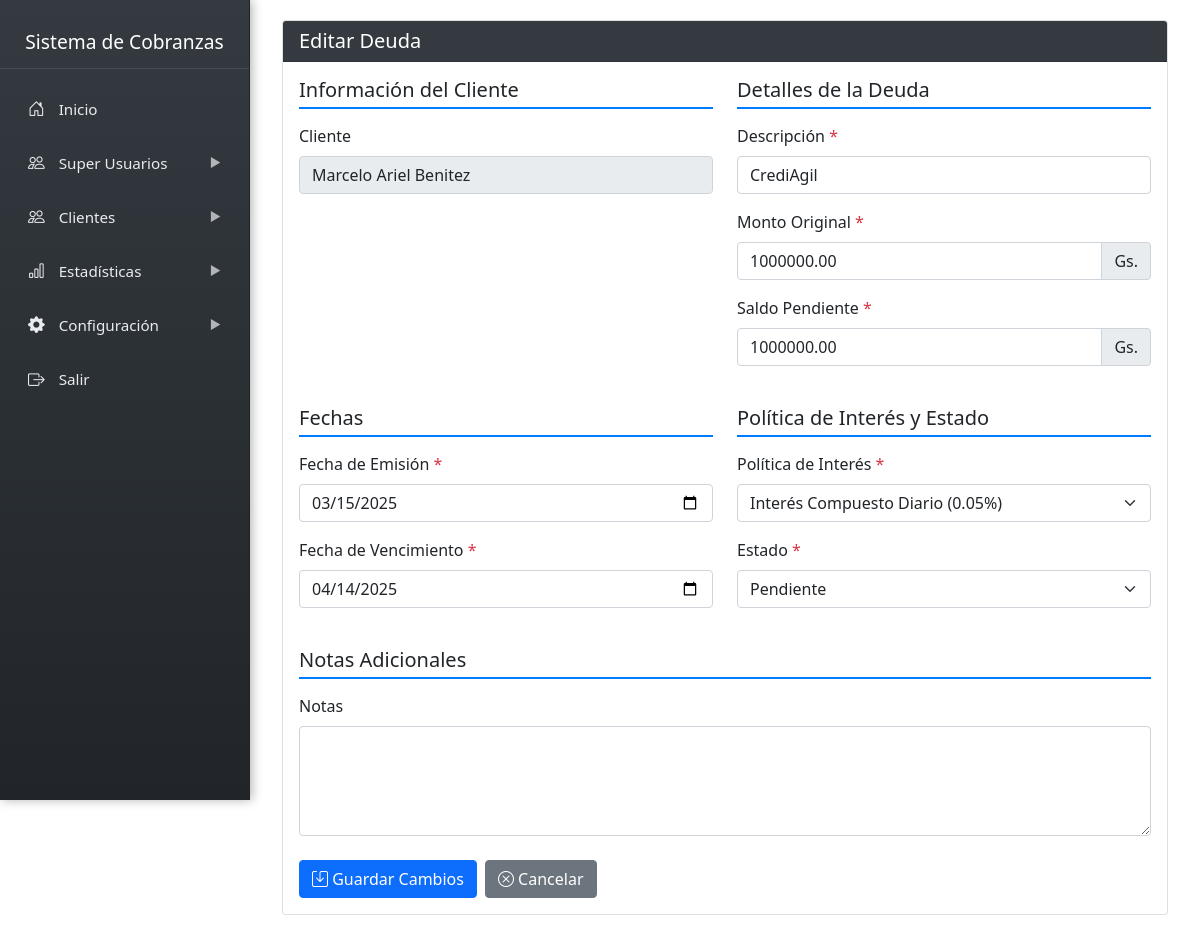
The app's page /admin/sidebar/clientes/deudas/editar_deuda.php?id=1 with its own data.
### tables this page shows
CREATE TABLE `deudas` (
  `id` int NOT NULL,
  `cliente_id` int NOT NULL,
  `politica_interes_id` int NOT NULL,
  `notas` text,
  `monto` decimal(12,2) NOT NULL,
  `cuotas` int NOT NULL DEFAULT '1',
  `fecha_emision` date NOT NULL,
  `saldo_pendiente` decimal(12,2) NOT NULL,
  `descripcion` text,
  `fecha_vencimiento` date NOT NULL,
  `estado` enum('pendiente','pagado','vencido','cancelado') DEFAULT 'pendiente',
  `created_at` timestamp NULL DEFAULT CURRENT_TIMESTAMP,
  `monto_cuota` decimal(12,2) GENERATED ALWAYS AS ((`monto` / `cuotas`)) STORED
);

CREATE TABLE `clientes` (
  `id` int NOT NULL,
  `nombre` varchar(200) NOT NULL,
  `identificacion` varchar(20) DEFAULT NULL,
  `direccion` text,
  `ubicacion_link` text,
  `telefono` varchar(20) DEFAULT NULL,
  `email` varchar(100) DEFAULT NULL,
  `created_at` timestamp NULL DEFAULT CURRENT_TIMESTAMP,
  `imagen` varchar(255) NOT NULL DEFAULT 'default.png',
  `password` varchar(255) DEFAULT NULL
);

### admin/sidebar/clientes/deudas/editar_deuda.php (the view, shortened to what this page needs)
<?php
include '../../../../admin/include/sidebar.php';
require_once '../../cnx.php';
$deuda_id = $_GET['id'];
$query = "SELECT d.*, c.nombre as cliente_nombre, c.id as cliente_id,
          p.nombre as politica_nombre, p.id as politica_id
          FROM deudas d
          JOIN clientes c ON d.cliente_id = c.id
          JOIN politicas_interes p ON d.politica_interes_id = p.id
          WHERE d.id = ?";
$stmt = $conn->prepare($query);
$stmt->bind_param("i", $deuda_id);
$stmt->execute();
$result = $stmt->get_result();
$deuda = $result->fetch_assoc();
$query_politicas = "SELECT * FROM politicas_interes ORDER BY nombre";
$result_politicas = $conn->query($query_politicas);
?>
<!DOCTYPE html>
<html lang="es">
<head>
</head>
<body>
    <div class="content-wrapper">
        <div class="container-fluid">
            <div class="row mb-4">
                <div class="col-md-12">
                    <div class="card">
                        <div class="card-header bg-custom text-white">
                            <h5 class="mb-0">Editar Deuda</h5>
                        </div>
                        <div class="card-body">
                            <form method="POST" action="">
                                <div class="row mb-4">
                                    <div class="col-md-6">
                                        <h5 class="info-section-title">Información del Cliente</h5>
                                        <div class="mb-3">
                                            <label class="form-label">Cliente</label>
                                            <input type="text" class="form-control" value="<?php echo htmlspecialchars($deuda['cliente_nombre']); ?>" readonly>
                                        </div>
                                    </div>
                                    <div class="col-md-6">
                                        <h5 class="info-section-title">Detalles de la Deuda</h5>
                                        <div class="mb-3">
                                            <label for="descripcion" class="form-label">Descripción <span class="text-danger">*</span></label>
                                            <input type="text" class="form-control" id="descripcion" name="descripcion" value="<?php echo htmlspecialchars($deuda['descripcion']); ?>" required>
                                        </div>
                                        <div class="mb-3">
                                            <label for="monto" class="form-label">Monto Original <span class="text-danger">*</span></label>
                                            <div class="input-group">
                                                <input type="number" class="form-control" id="monto" name="monto" value="<?php echo $deuda['monto']; ?>" required>
                                                <span class="input-group-text">Gs.</span>
                                            </div>
                                        </div>
                                        <div class="mb-3">
                                            <label for="saldo_pendiente" class="form-label">Saldo Pendiente <span class="text-danger">*</span></label>
                                            <div class="input-group">
                                                <input type="number" class="form-control" id="saldo_pendiente" name="saldo_pendiente" value="<?php echo $deuda['saldo_pendiente']; ?>" required>
                                                <span class="input-group-text">Gs.</span>
                                            </div>
                                        </div>
                                    </div>
                                </div>
                                <div class="row mb-4">
                                    <div class="col-md-6">
                                        <h5 class="info-section-title">Fechas</h5>
                                        <div class="mb-3">
                                            <label for="fecha_emision" class="form-label">Fecha de Emisión <span class="text-danger">*</span></label>
                                            <input type="date" class="form-control" id="fecha_emision" name="fecha_emision" value="<?php echo $deuda['fecha_emision']; ?>" required>
                                        </div>
                                        <div class="mb-3">
                                            <label for="fecha_vencimiento" class="form-label">Fecha de Vencimiento <span class="text-danger">*</span></label>
                                            <input type="date" class="form-control" id="fecha_vencimiento" name="fecha_vencimiento" value="<?php echo $deuda['fecha_vencimiento']; ?>" required>
                                        </div>
                                    </div>
                                    <div class="col-md-6">
                                        <h5 class="info-section-title">Política de Interés y Estado</h5>
                                        <div class="mb-3">
                                            <label for="politica_id" class="form-label">Política de Interés <span class="text-danger">*</span></label>
                                            <select class="form-select" id="politica_id" name="politica_id" required>
                                                <?php while($politica = $result_politicas->fetch_assoc()): ?>
                                                <option value="<?php echo $politica['id']; ?>" <?php echo ($politica['id'] == $deuda['politica_id']) ? 'selected' : ''; ?>>
                                                    <?php echo htmlspecialchars($politica['nombre']); ?> (<?php echo $politica['tasa']; ?>%)
                                                </option>
                                                <?php endwhile; ?>
                                            </select>
                                        </div>
                                        <div class="mb-3">
                                            <label for="estado" class="form-label">Estado <span class="text-danger">*</span></label>
                                            <select class="form-select" id="estado" name="estado" required>
                                                <option value="pendiente" <?php echo ($deuda['estado'] == 'pendiente') ? 'selected' : ''; ?>>Pendiente</option>
                                            </select>
                                        </div>
                                    </div>
                                </div>
                                <div class="mb-4">
                                    <h5 class="info-section-title">Notas Adicionales</h5>
                                    <div class="mb-3">
                                        <label for="notas" class="form-label">Notas</label>
                                        <textarea class="form-control" id="notas" name="notas" rows="4"><?php echo htmlspecialchars($deuda['notas']); ?></textarea>
                                    </div>
                                </div>
                                <div class="d-flex gap-2">
                                    <button type="submit" class="btn btn-primary">
                                        <i class="bi bi-save"></i> Guardar Cambios
                                    </button>
                                    <a href="ver_deuda.php?id=<?php echo $deuda_id; ?>" class="btn btn-secondary">
                                        <i class="bi bi-x-circle"></i> Cancelar
                                    </a>
                                </div>
                            </form>
                        </div>
                    </div>
                </div>
            </div>
        </div>
    </div>
</body>
</html>

### admin/include/sidebar.php (style rules this page uses)
.content-wrapper { margin-left: 250px; padding: 20px; transition: background-color 0.3s ease; }

### admin/sidebar/clientes/deudas/editar_deuda.php (style rules this page uses)
.info-section-title { border-bottom: 2px solid #007bff; padding-bottom: 5px; margin-bottom: 15px; }
.bg-custom { background-color: #343a40; }

### records on screen
deudas: cliente.nombre "Marcelo Ariel Benitez", descripcion "CrediAgil", monto "1000000.00", saldo_pendiente "1000000.00", fecha_emision "03/15/2025", fecha_vencimiento "04/14/2025", estado "Pendiente"

### other values on screen
form field politica_id "Interés Compuesto Diario (0.05%)"
